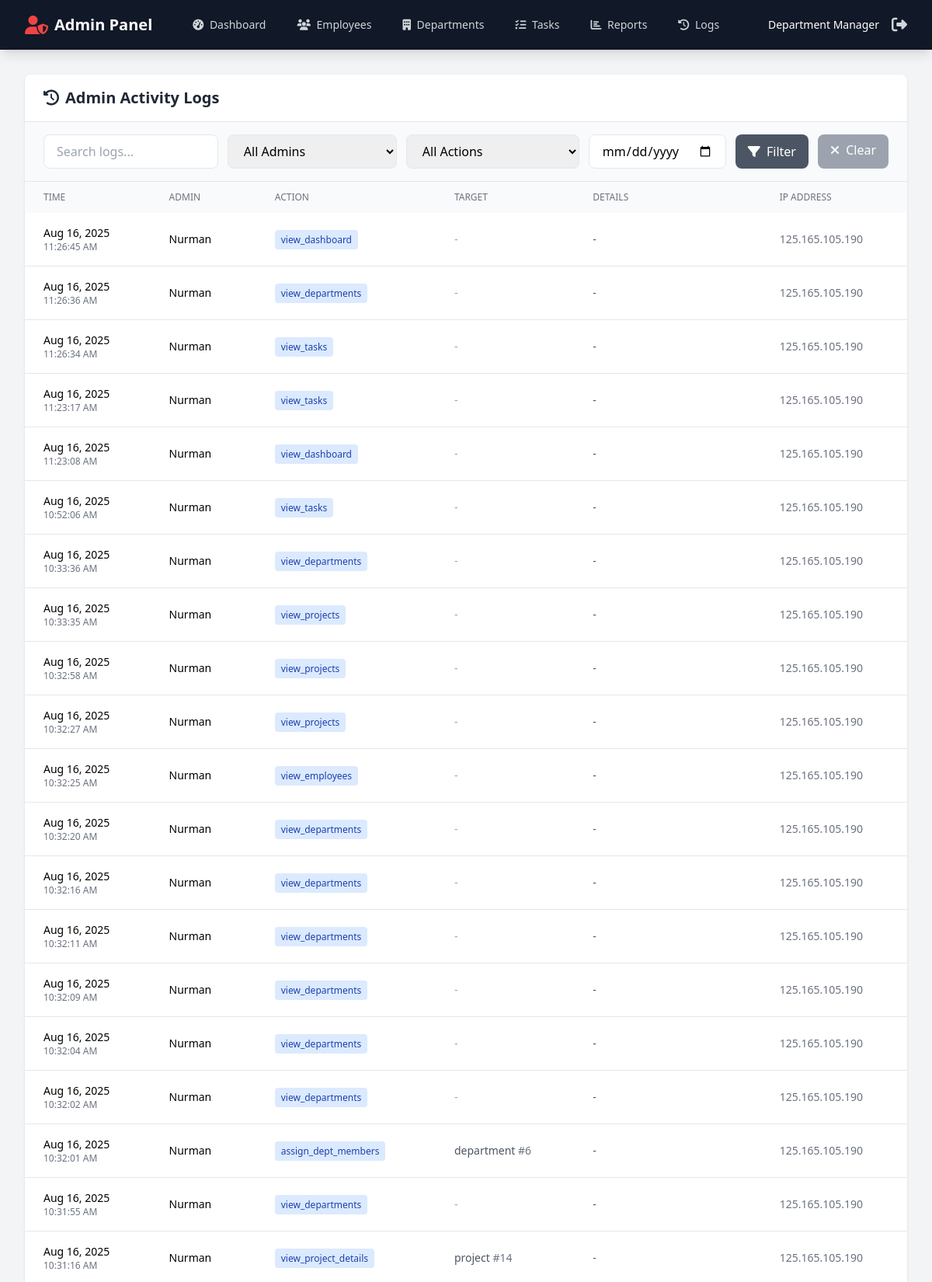
Page /admin/logs.php (signed in, upper part) on the committed database.
### tables this page shows
CREATE TABLE `admin_logs` (
  `id` int(11) NOT NULL,
  `admin_id` int(11) DEFAULT NULL,
  `action` varchar(100) DEFAULT NULL,
  `target_type` varchar(50) DEFAULT NULL,
  `target_id` int(11) DEFAULT NULL,
  `details` text DEFAULT NULL,
  `ip_address` varchar(45) DEFAULT NULL,
  `created_at` timestamp NOT NULL DEFAULT current_timestamp()
);

CREATE TABLE `employees` (
  `id` int(11) NOT NULL,
  `name` varchar(100) NOT NULL,
  `email` varchar(100) NOT NULL,
  `password` varchar(255) NOT NULL,
  `role` enum('admin','manager','employee') DEFAULT 'employee',
  `whatsapp_number` varchar(20) DEFAULT NULL,
  `department` varchar(50) DEFAULT NULL,
  `total_points` int(11) DEFAULT 0,
  `notification_enabled` tinyint(1) DEFAULT 1,
  `created_at` timestamp NOT NULL DEFAULT current_timestamp()
);

### admin/logs.php (the view, shortened to what this page needs)
<?php
$pdo = getDB();
$page = (int)($_GET['page'] ?? 1);
$perPage = 50;
$offset = ($page - 1) * $perPage;
$filterDate = $_GET['date'] ?? '';
$search = $_GET['search'] ?? '';
$query = "
    SELECT l.*, e.name as admin_name, e.role as admin_role
    FROM admin_logs l
    LEFT JOIN employees e ON l.admin_id = e.id
    WHERE 1=1
";
$params = [];
$query .= " ORDER BY l.created_at DESC LIMIT ? OFFSET ?";
$params[] = $perPage;
$params[] = $offset;
$stmt = $pdo->prepare($query);
$stmt->execute($params);
$logs = $stmt->fetchAll();
?>
<!DOCTYPE html>
<html lang="en">
<head>
    <script src="https://cdn.tailwindcss.com"></script>
    <link rel="stylesheet" href="https://cdnjs.cloudflare.com/ajax/libs/font-awesome/6.4.0/css/all.min.css">
</head>
<body class="bg-gray-100">
    <?php include 'header.php'; ?>
    <div class="max-w-7xl mx-auto px-4 sm:px-6 lg:px-8 py-8">
        <div class="bg-white rounded-lg shadow">
            <div class="px-6 py-4 border-b">
                <h1 class="text-xl font-bold text-gray-800">
                    <i class="fas fa-history mr-2"></i>Admin Activity Logs
                </h1>
            </div>
            <div class="px-6 py-4 bg-gray-50 border-b">
                <form method="GET" class="flex flex-wrap gap-3">
                    <input type="text" name="search" placeholder="Search logs..."
                           value="<?php echo htmlspecialchars($search); ?>"
                           class="flex-1 min-w-[200px] px-4 py-2 border rounded-lg">
                    <select name="admin" class="px-4 py-2 border rounded-lg">
                        <option value="">All Admins</option>
                    </select>
                    <select name="action" class="px-4 py-2 border rounded-lg">
                        <option value="">All Actions</option>
                    </select>
                    <input type="date" name="date" value="<?php echo $filterDate; ?>"
                           class="px-4 py-2 border rounded-lg">
                    <button type="submit" class="bg-gray-600 text-white px-4 py-2 rounded-lg hover:bg-gray-700">
                        <i class="fas fa-filter mr-1"></i> Filter
                    </button>
                    <a href="logs.php" class="bg-gray-400 text-white px-4 py-2 rounded-lg hover:bg-gray-500">
                        <i class="fas fa-times mr-1"></i> Clear
                    </a>
                </form>
            </div>
            <div class="overflow-x-auto">
                <table class="w-full">
                    <thead class="bg-gray-50">
                        <tr>
                            <th class="px-6 py-3 text-left text-xs font-medium text-gray-500 uppercase">Time</th>
                            <th class="px-6 py-3 text-left text-xs font-medium text-gray-500 uppercase">Admin</th>
                            <th class="px-6 py-3 text-left text-xs font-medium text-gray-500 uppercase">Action</th>
                            <th class="px-6 py-3 text-left text-xs font-medium text-gray-500 uppercase">Target</th>
                            <th class="px-6 py-3 text-left text-xs font-medium text-gray-500 uppercase">Details</th>
                            <th class="px-6 py-3 text-left text-xs font-medium text-gray-500 uppercase">IP Address</th>
                        </tr>
                    </thead>
                    <tbody class="divide-y divide-gray-200">
                        <?php foreach ($logs as $log): ?>
                        <tr class="hover:bg-gray-50">
                            <td class="px-6 py-4 text-sm">
                                <div><?php echo date('M d, Y', strtotime($log['created_at'])); ?></div>
                                <div class="text-xs text-gray-500"><?php echo date('g:i:s A', strtotime($log['created_at'])); ?></div>
                            </td>
                            <td class="px-6 py-4">
                                <div class="text-sm font-medium"><?php echo htmlspecialchars($log['admin_name'] ?? 'Deleted User'); ?></div>
                            </td>
                            <td class="px-6 py-4 text-sm">
                                <span class="px-2 py-1 text-xs rounded bg-blue-100 text-blue-800">
                                    <?php echo htmlspecialchars($log['action']); ?>
                                </span>
                            </td>
                            <td class="px-6 py-4 text-sm">
                                <?php if ($log['target_type']): ?>
                                    <span class="text-gray-600"><?php echo htmlspecialchars($log['target_type']); ?></span>
                                    <?php if ($log['target_id']): ?>
                                        <span class="text-gray-500">#<?php echo $log['target_id']; ?></span>
                                    <?php endif; ?>
                                <?php else: ?>
                                    <span class="text-gray-400">-</span>
                                <?php endif; ?>
                            </td>
                            <td class="px-6 py-4 text-sm text-gray-600">
                                <?php echo htmlspecialchars(substr($log['details'] ?? '-', 0, 50)); ?>
                            </td>
                            <td class="px-6 py-4 text-sm text-gray-500">
                                <?php echo htmlspecialchars($log['ip_address']); ?>
                            </td>
                        </tr>
                        <?php endforeach; ?>
                    </tbody>
                </table>
            </div>
        </div>
    </div>
</body>
</html>

### rows in the picture
admin_logs: created_at "Aug 16, 2025", created_at "11:26:45 AM", admin.name "Nurman", action "view_dashboard", details "-", ip_address "125.165.105.190"
admin_logs: created_at "Aug 16, 2025", created_at "11:26:36 AM", admin.name "Nurman", action "view_departments", details "-", ip_address "125.165.105.190"
admin_logs: created_at "Aug 16, 2025", created_at "11:26:34 AM", admin.name "Nurman", action "view_tasks", details "-", ip_address "125.165.105.190"
admin_logs: created_at "Aug 16, 2025", created_at "11:23:17 AM", admin.name "Nurman", action "view_tasks", details "-", ip_address "125.165.105.190"
admin_logs: created_at "Aug 16, 2025", created_at "11:23:08 AM", admin.name "Nurman", action "view_dashboard", details "-", ip_address "125.165.105.190"
admin_logs: created_at "Aug 16, 2025", created_at "10:52:06 AM", admin.name "Nurman", action "view_tasks", details "-", ip_address "125.165.105.190"
admin_logs: created_at "Aug 16, 2025", created_at "10:33:36 AM", admin.name "Nurman", action "view_departments", details "-", ip_address "125.165.105.190"
admin_logs: created_at "Aug 16, 2025", created_at "10:33:35 AM", admin.name "Nurman", action "view_projects", details "-", ip_address "125.165.105.190"
admin_logs: created_at "Aug 16, 2025", created_at "10:32:58 AM", admin.name "Nurman", action "view_projects", details "-", ip_address "125.165.105.190"
admin_logs: created_at "Aug 16, 2025", created_at "10:32:27 AM", admin.name "Nurman", action "view_projects", details "-", ip_address "125.165.105.190"
admin_logs: created_at "Aug 16, 2025", created_at "10:32:25 AM", admin.name "Nurman", action "view_employees", details "-", ip_address "125.165.105.190"
admin_logs: created_at "Aug 16, 2025", created_at "10:32:20 AM", admin.name "Nurman", action "view_departments", details "-", ip_address "125.165.105.190"
admin_logs: created_at "Aug 16, 2025", created_at "10:32:16 AM", admin.name "Nurman", action "view_departments", details "-", ip_address "125.165.105.190"
admin_logs: created_at "Aug 16, 2025", created_at "10:32:11 AM", admin.name "Nurman", action "view_departments", details "-", ip_address "125.165.105.190"
admin_logs: created_at "Aug 16, 2025", created_at "10:32:09 AM", admin.name "Nurman", action "view_departments", details "-", ip_address "125.165.105.190"
admin_logs: created_at "Aug 16, 2025", created_at "10:32:04 AM", admin.name "Nurman", action "view_departments", details "-", ip_address "125.165.105.190"
admin_logs: created_at "Aug 16, 2025", created_at "10:32:02 AM", admin.name "Nurman", action "view_departments", details "-", ip_address "125.165.105.190"
admin_logs: created_at "Aug 16, 2025", created_at "10:32:01 AM", admin.name "Nurman", action "assign_dept_members", target_type "department", target "6", details "-", ip_address "125.165.105.190"
admin_logs: created_at "Aug 16, 2025", created_at "10:31:55 AM", admin.name "Nurman", action "view_departments", details "-", ip_address "125.165.105.190"
admin_logs: created_at "Aug 16, 2025", created_at "10:31:16 AM", admin.name "Nurman", action "view_project_details", target_type "project", target "14", details "-", ip_address "125.165.105.190"

### other values in the picture
$_SESSION[ADMIN_SESSION_PREFIX . 'name'] "Department Manager"
